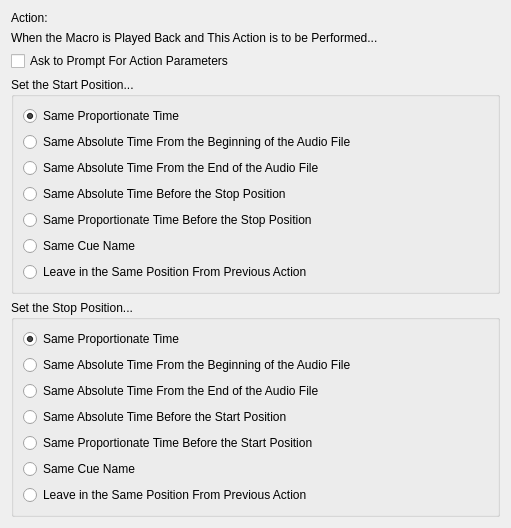
<ui version="4.0" >
 <class>CMacroActionParamsDialogContent</class>
 <widget class="QWidget" name="CMacroActionParamsDialogContent" >
  <property name="geometry" >
   <rect>
    <x>0</x>
    <y>0</y>
    <width>511</width>
    <height>520</height>
   </rect>
  </property>
  <property name="windowTitle" >
   <string>Form</string>
  </property>
  <layout class="QVBoxLayout" >
   <item>
    <layout class="QHBoxLayout" >
     <property name="spacing" >
      <number>6</number>
     </property>
     <item>
      <widget class="QLabel" name="label_2" >
       <property name="text" >
        <string>Action:</string>
       </property>
      </widget>
     </item>
     <item>
      <widget class="QLabel" name="actionNameLabel" >
       <property name="sizePolicy" >
        <sizepolicy vsizetype="Preferred" hsizetype="Expanding" >
         <horstretch>0</horstretch>
         <verstretch>0</verstretch>
        </sizepolicy>
       </property>
       <property name="text" >
        <string/>
       </property>
      </widget>
     </item>
    </layout>
   </item>
   <item>
    <widget class="QLabel" name="label" >
     <property name="text" >
      <string>When the Macro is Played Back and This Action is to be Performed...</string>
     </property>
    </widget>
   </item>
   <item>
    <widget class="QCheckBox" name="askToPromptForActionParametersAtPlaybackCheckBox" >
     <property name="text" >
      <string>Ask to Prompt For Action Parameters</string>
     </property>
    </widget>
   </item>
   <item>
    <widget class="QGroupBox" name="startPosPositioningGroupBox" >
     <property name="title" >
      <string>Set the Start Position...</string>
     </property>
     <layout class="QVBoxLayout" >
      <item>
       <widget class="QRadioButton" name="startPosRadioButton4" >
        <property name="text" >
         <string>Same Proportionate Time</string>
        </property>
        <property name="checked" >
         <bool>true</bool>
        </property>
       </widget>
      </item>
      <item>
       <widget class="QRadioButton" name="startPosRadioButton2" >
        <property name="text" >
         <string>Same Absolute Time From the Beginning of the Audio File</string>
        </property>
       </widget>
      </item>
      <item>
       <widget class="QRadioButton" name="startPosRadioButton3" >
        <property name="text" >
         <string>Same Absolute Time From the End of the Audio File</string>
        </property>
       </widget>
      </item>
      <item>
       <widget class="QRadioButton" name="startPosRadioButton5" >
        <property name="text" >
         <string>Same Absolute Time Before the Stop Position</string>
        </property>
       </widget>
      </item>
      <item>
       <widget class="QRadioButton" name="startPosRadioButton6" >
        <property name="text" >
         <string>Same Proportionate Time Before the Stop Position</string>
        </property>
       </widget>
      </item>
      <item>
       <widget class="QRadioButton" name="startPosRadioButton9" >
        <property name="text" >
         <string>Same Cue Name</string>
        </property>
       </widget>
      </item>
      <item>
       <widget class="QRadioButton" name="startPosRadioButton1" >
        <property name="text" >
         <string>Leave in the Same Position From Previous Action</string>
        </property>
       </widget>
      </item>
     </layout>
    </widget>
   </item>
   <item>
    <widget class="QGroupBox" name="stopPosPositioningGroupBox" >
     <property name="title" >
      <string>Set the Stop Position...</string>
     </property>
     <layout class="QVBoxLayout" >
      <item>
       <widget class="QRadioButton" name="stopPosRadioButton4" >
        <property name="text" >
         <string>Same Proportionate Time</string>
        </property>
        <property name="checked" >
         <bool>true</bool>
        </property>
       </widget>
      </item>
      <item>
       <widget class="QRadioButton" name="stopPosRadioButton2" >
        <property name="text" >
         <string>Same Absolute Time From the Beginning of the Audio File</string>
        </property>
       </widget>
      </item>
      <item>
       <widget class="QRadioButton" name="stopPosRadioButton3" >
        <property name="text" >
         <string>Same Absolute Time From the End of the Audio File</string>
        </property>
       </widget>
      </item>
      <item>
       <widget class="QRadioButton" name="stopPosRadioButton7" >
        <property name="text" >
         <string>Same Absolute Time Before the Start Position</string>
        </property>
       </widget>
      </item>
      <item>
       <widget class="QRadioButton" name="stopPosRadioButton8" >
        <property name="text" >
         <string>Same Proportionate Time Before the Start Position</string>
        </property>
       </widget>
      </item>
      <item>
       <widget class="QRadioButton" name="stopPosRadioButton9" >
        <property name="text" >
         <string>Same Cue Name</string>
        </property>
       </widget>
      </item>
      <item>
       <widget class="QRadioButton" name="stopPosRadioButton1" >
        <property name="text" >
         <string>Leave in the Same Position From Previous Action</string>
        </property>
       </widget>
      </item>
     </layout>
    </widget>
   </item>
  </layout>
 </widget>
 <resources/>
 <connections/>
</ui>
